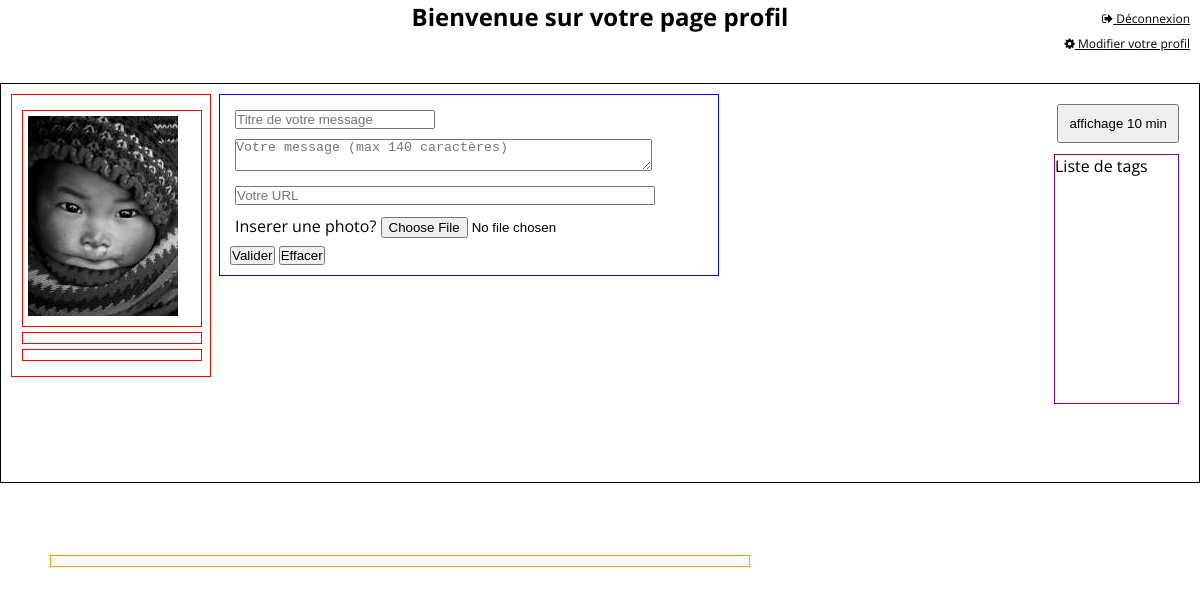
/profil.php, run on an earlier commit of the app's database.
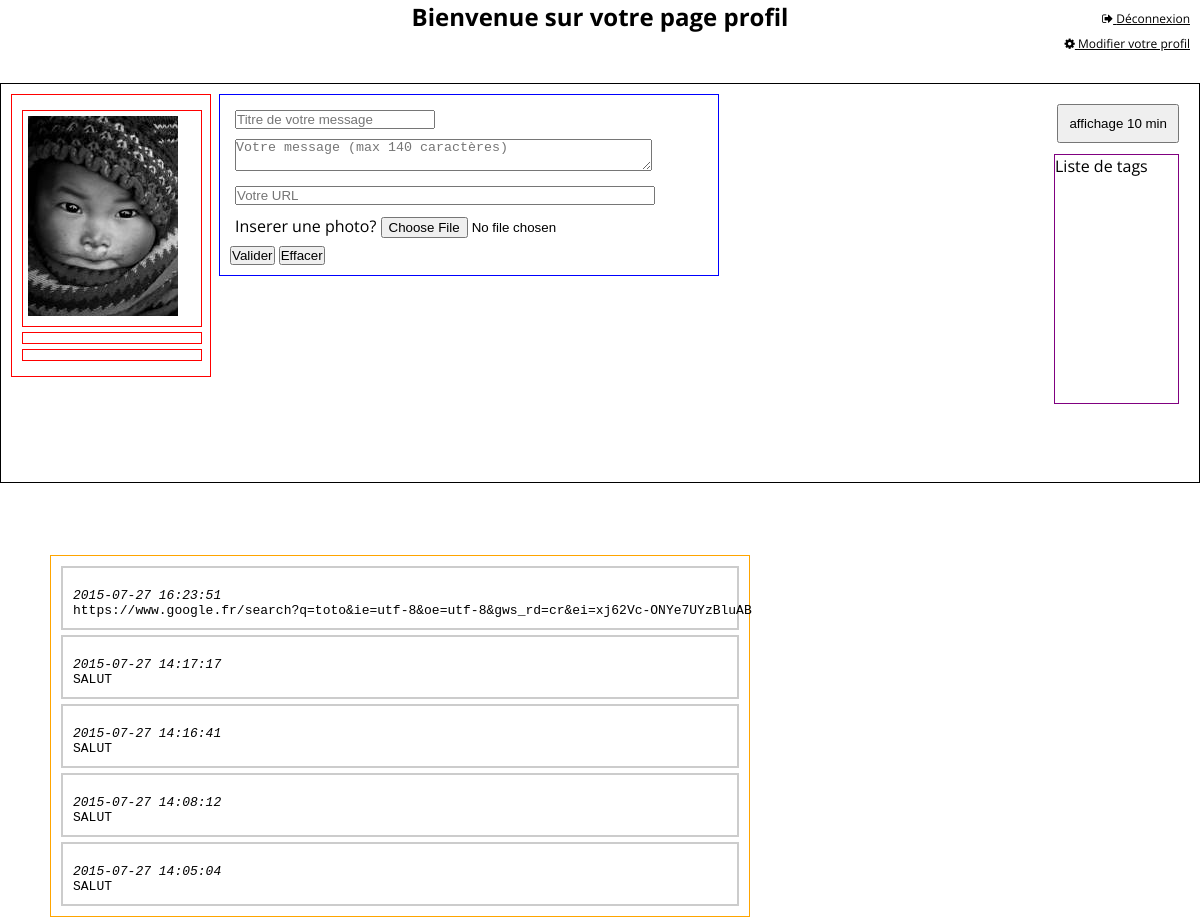
And on a later commit of the database.
### tables this page shows
CREATE TABLE IF NOT EXISTS `message` (
  `id_mess` int(11) NOT NULL,
  `title` varchar(30) NOT NULL,
  `description` varchar(140) NOT NULL,
  `url` text,
  `mess_picture` text,
  `date_created` datetime NOT NULL,
  `date_expiry` datetime NOT NULL
);

### profil.php (the view, shortened to what this page needs)
<?php
include ("includes.php");
		$sql = "SELECT *
				FROM message
				ORDER BY date_created DESC
				LIMIT 5";
		$sth = $dbh->prepare($sql);
			   $sth->execute();
		$messages = $sth->fetchAll();
?>
<!DOCTYPE html>
<html lang="Fr">
		<head>
			<link href="css/styles.css" type="text/css" rel="stylesheet" media="screen">
			<link rel="stylesheet" href="css/font-awesome/css/font-awesome.css" />
		</head>
		<body>
			<h2 class="title-profil">Bienvenue sur votre page profil<?php echo $_SESSION['user']['username']; ?></h2>
			<div class="main-profil">
							<div class="image-profil">
								<div class="user_picture">
									<img src="img/default.jpg" alt="photo-profil"/>
								</div>
								<p class="username"><?php echo $_SESSION['user']['username'];?></p>
								<p class="user_description"><?php echo $_SESSION['user']['user_description'];?></p>
							</div>
					<form method="POST" action="profil.php" class="add-profil-message" novalidate="novalidate" enctype="multipart/form-data">
						<input type="text" name="title" class="title-message" id="title" placeholder="Titre de votre message"/>
						<textarea name="description" class="description-message" id="description" rows="2" cols="50" placeholder="Votre message (max 140 caractères)" ></textarea>
						<input type="url" name="url" class="url-message" id="url" placeholder="Votre URL" />
						<div class="picture-message">
						<label class="mess_picture">Inserer une photo?</label>
						<input type="file" name="mess_picture"/>
						</div>
						<input type="submit" class="create-message" value="Valider"/>
						<input type="reset" class="reset-message" value="Effacer"/>
					</form>
						<form method="POST" class="affiche10" novalidate="novalidate">
							<input type="submit" class="affiche10" value="affichage 10 min"/>
						</form>
					<div class="list-tags">
						<p>Liste de tags</p>
					</div>
			</div>
		<div class="affiche-message">
				<?php
					foreach ($messages as $message) {
					echo '<pre>';
					echo '<div class="unique">';
					echo "<div class='profil-username'><h2>".$_SESSION['user']['username']."</h2></div>";
					echo "<div class='profil-created'><em>".$message['date_created']."</em></div>";
					echo "<div class='profil-description'><p>".$message['description']."</p></div>";
					echo '</div>';
					echo '</pre>';
				}
				?>
		</div>
		<a class="logout" href="logout.php" title="Me déconnecter"><i class="fa fa-sign-out"></i> Déconnexion</a>
		<a class="link-modif-profil" href="modif-profil.php"><i class="fa fa-cog"></i>  Modifier votre profil</a>
	</body>
</html>

### css/styles.css (style rules this page uses)
* { margin:0; padding: 0; box-sizing: border-box; text-decoration: none; list-style-type: none; color: black; }
body { background-color: white; font-family: 'Open Sans', sans-serif; }
.main-profil { width:100%; margin:50px 0; height:400px; border:1px solid black; padding:10px; overflow: auto; position:relative; }
h2.title-profil { text-align: center; }
.image-profil { border:1px solid red; width:200px; padding:10px; }
.user_picture { margin:5px auto; padding:5px; border:1px solid red; width:180px; overflow: auto; }
.username { width:180px; border:1px solid red; margin:5px auto; padding:5px; }
.user_description { width:180px; border:1px solid red; margin:5px auto; padding:5px; }
.link-modif-profil { text-decoration:underline; font-size: 14px; }
.add-profil-message { border:1px solid blue; width:500px; position:absolute; padding:10px; top:10px; right:480px; }
.title-message { margin:5px; width:200px; }
.description-message { margin:5px; }
.picture-message { margin:5px; }
.mess_picture { font }
.url-message { margin:5px; width:420px; }
.affiche-message { border:1px solid orange; padding:5px; width:700px; margin-left:50px; }
.profil-username { padding:5px; }
.unique { padding:10px; border:2px solid #ccc; margin:5px; }
.affiche10 { position:absolute; top:10px; right:10px; padding:10px; }
.list-tags { width:125px; height:250px; border:1px solid purple; position:absolute; top:70px; right:20px; }
h2 { text-align: center, }
.logout { text-decoration: underline; position:absolute; top:10px; right:10px; font-size:12px; }
.link-modif-profil { font-size:12px; text-decoration: underline; position:absolute; top:35px; right:10px; }

What changed in the data, as far as the page shows it:
added message: date_created "2015-07-27 16:23:51", description "https://www.google.fr/search?q=toto&ie=utf-8&oe=utf-8&gws_rd=cr&ei=xj62Vc-ONYe7UYzBluAB"
added message: date_created "2015-07-27 14:17:17", description "SALUT"
added message: date_created "2015-07-27 14:16:41", description "SALUT"
added message: date_created "2015-07-27 14:08:12", description "SALUT"
added message: date_created "2015-07-27 14:05:04", description "SALUT"
